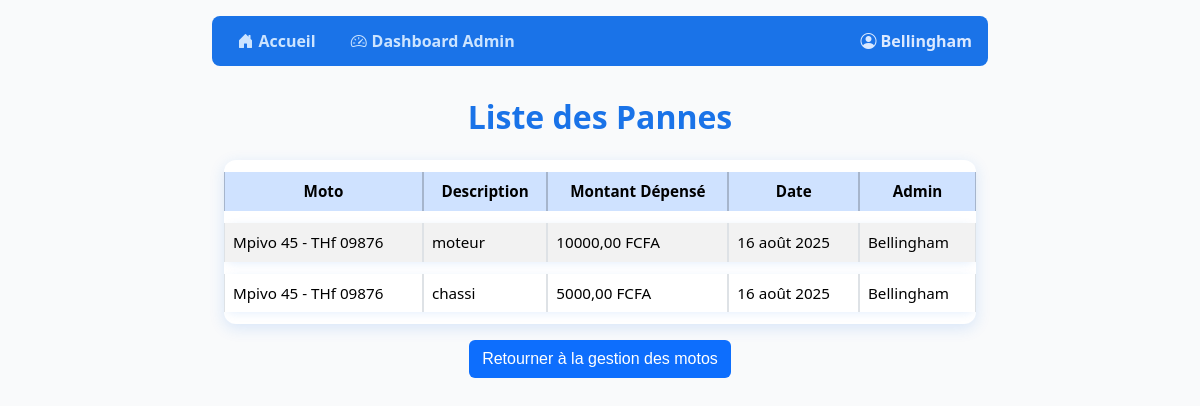
Page /pannes/ (signed in) on the earlier database version.
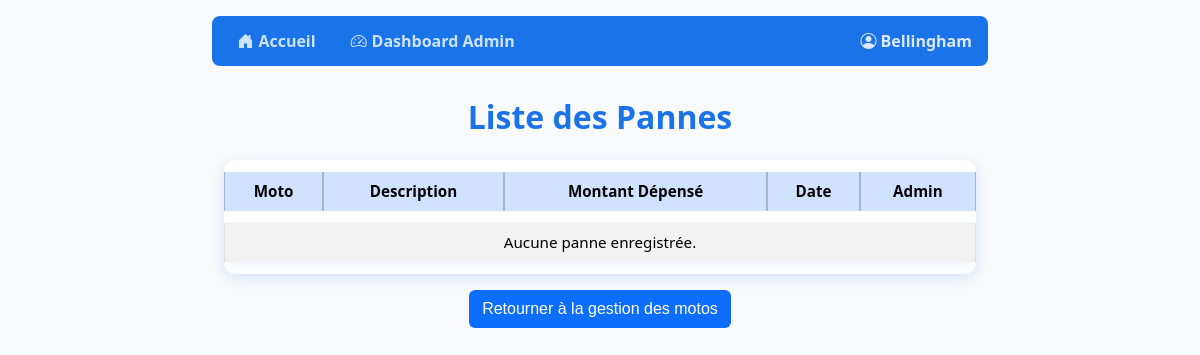
Same page on the later database version.
### gestion/models.py (models this page shows, shortened)
class Panne(models.Model):
    moto = models.ForeignKey(Moto, on_delete=models.CASCADE, related_name='pannes')
    date = models.DateField(default=timezone.now)
    description = models.TextField(help_text="Description des réparations ou matériels achetés")
    montant_depense = models.DecimalField(max_digits=10, decimal_places=2, help_text="Montant total dépensé")
    facture = models.FileField(upload_to='factures/', null=True, blank=True, help_text="Ajouter un fichier de facture si disponible")
    admin = models.ForeignKey(settings.AUTH_USER_MODEL, on_delete=models.SET_NULL, null=True, limit_choices_to={'role': 'admin'}, help_text="Administrateur ayant enregistré la panne")
    class Meta:
        ordering = ['-date']

class Moto(models.Model):
    STATUT_CHOICES = (
        ('disponible', 'Disponible'),
        ('attribuee', 'Attribuée'),
        ('reparation', 'En réparation'),
    )
    nom = models.CharField(max_length=100)
    matricule = models.CharField(max_length=50, unique=True)
    statut = models.CharField(max_length=20, choices=STATUT_CHOICES, default='disponible')

class User(AbstractUser):
    ROLE_CHOICES = (
        ('admin', 'Administrateur'),
        ('conducteur', 'Conducteur'),
    )
    role = models.CharField(max_length=20, choices=ROLE_CHOICES, default='conducteur')

### gestion/views.py (the view)
# urls.py: path('pannes/', views.liste_pannes, name='liste_pannes'),
@login_required
@user_passes_test(admin_required)
def liste_pannes(request):
    from .models import Panne
    pannes = Panne.objects.select_related('moto', 'admin').all()
    return render(request, 'pannes/liste_pannes.html', {'pannes': pannes})

### gestion/views.py (called while the page is built)
def admin_required(user):
    return user.is_authenticated and user.role == 'admin'

### gestion/templates/pannes/liste_pannes.html
{% extends "base.html" %}
{% block page_title %}Liste des Pannes{% endblock %}
{% block content %}
<div class="container my-4">
    <table class="table table-striped table-bordered">
        <thead class="table-primary">
            <tr>
                <th>Moto</th>
                <th>Description</th>
                <th>Montant Dépensé</th>
                <th>Date</th>
                <th>Admin</th>
            </tr>
        </thead>
        <tbody>
            {% for panne in pannes %}
            <tr>
                <td>{{ panne.moto.nom }} - {{ panne.moto.matricule }}</td>
                <td>{{ panne.description }}</td>
                <td>{{ panne.montant_depense }} FCFA</td>
                <td>{{ panne.date|date:"d F Y" }}</td>
                <td>{{ panne.admin.username }}</td>
            </tr>
            {% empty %}
            <tr>
                <td colspan="5" class="text-center">Aucune panne enregistrée.</td>
            </tr>
            {% endfor %}
        </tbody>
    </table>
    <div class="text-center mt-3">
        <a href="{% url 'ajouter_moto' %}" class="btn" style="background-color:#0d6efd; color:white; font-family:'Franklin Gothic Medium', 'Arial Narrow', Arial, sans-serif;">
            Retourner à la gestion des motos
        </a>
    </div>
</div>
{% endblock %}

Differences in the rows shown:
removed Panne: moto.nom "Mpivo 45", moto.matricule "THf 09876", description "moteur", montant_depense "10000,00", date "16 août 2025", admin.username "Bellingham"
removed Panne: moto.nom "Mpivo 45", moto.matricule "THf 09876", description "chassi", montant_depense "5000,00", date "16 août 2025", admin.username "Bellingham"
Other differences:
text now shown: "Aucune panne enregistrée."
